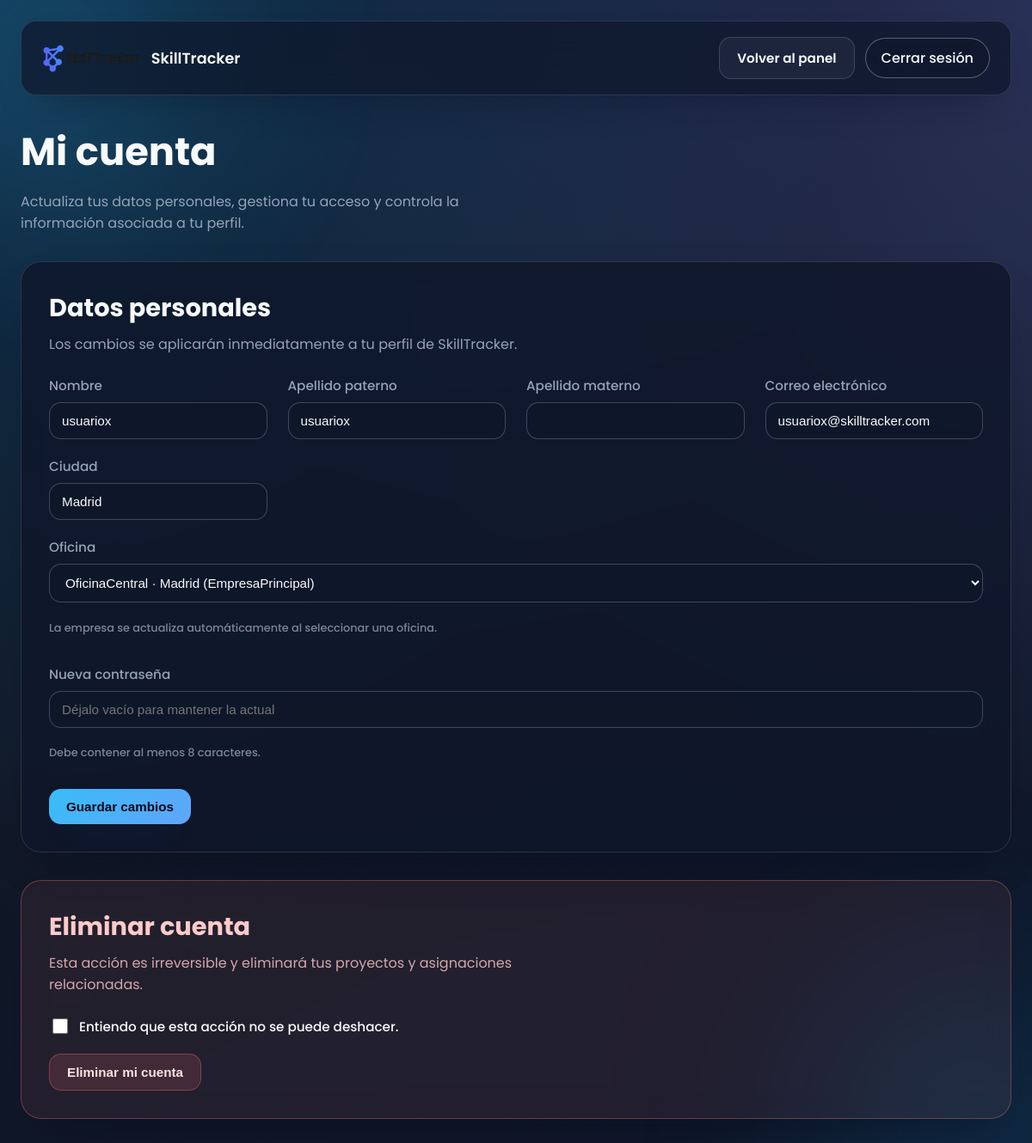
The page /cuenta.php (signed in) on the database its author committed.
### tables this page shows
CREATE TABLE usuarios (
  id INT AUTO_INCREMENT PRIMARY KEY,
  nombre VARCHAR(100),
  apellido_paterno VARCHAR(100),
  apellido_materno VARCHAR(100),
  email VARCHAR(255) NOT NULL UNIQUE,
  password_hash VARCHAR(255) NOT NULL,
  oficina_id INT,
  empresa_id INT,
  ciudad VARCHAR(255),
  es_admin BOOLEAN NOT NULL DEFAULT 0,
  FOREIGN KEY (oficina_id) REFERENCES oficinas(id) ON DELETE RESTRICT ON UPDATE CASCADE,
  FOREIGN KEY (empresa_id) REFERENCES empresas(id) ON DELETE RESTRICT ON UPDATE CASCADE
);

CREATE TABLE oficinas (
  id INT AUTO_INCREMENT PRIMARY KEY,
  nombre VARCHAR(255) NOT NULL,
  empresa_id INT NOT NULL,
  ciudad VARCHAR(255) NOT NULL,
  UNIQUE(nombre, ciudad),
  FOREIGN KEY (empresa_id) REFERENCES empresas(id) ON DELETE RESTRICT ON UPDATE CASCADE
);

CREATE TABLE empresas (
  id INT AUTO_INCREMENT PRIMARY KEY,
  nombre VARCHAR(255) NOT NULL UNIQUE,
  grupo_id INT DEFAULT NULL,
  FOREIGN KEY (grupo_id) REFERENCES grupos(id) ON DELETE SET NULL ON UPDATE CASCADE
);

### Web/cuenta.php (the view, shortened to what this page needs)
<?php
require_once 'db.php';
$idUsuario = $_SESSION['usuario_id'];
$stmt = $pdo->prepare('SELECT u.id, u.nombre, u.apellido_paterno, u.apellido_materno, u.email, u.ciudad, u.oficina_id, u.empresa_id, u.es_admin, e.nombre AS empresa_nombre, o.nombre AS oficina_nombre, o.ciudad AS oficina_ciudad FROM usuarios u LEFT JOIN empresas e ON u.empresa_id = e.id LEFT JOIN oficinas o ON u.oficina_id = o.id WHERE u.id = ?');
$stmt->execute([$idUsuario]);
$usuario = $stmt->fetch(PDO::FETCH_ASSOC);
$oficinasStmt = $pdo->query('SELECT o.id, o.nombre, o.ciudad, e.nombre AS empresa_nombre FROM oficinas o JOIN empresas e ON o.empresa_id = e.id ORDER BY e.nombre, o.nombre');
$oficinas = $oficinasStmt->fetchAll(PDO::FETCH_ASSOC);
?>
<!DOCTYPE html>
<html lang="es">
<head>
  <link rel="stylesheet" href="/css/dashboard.css">
</head>
<body class="dashboard-body">
  <div class="top-bar">
    <div class="top-bar-brand">
      <img src="/images/SkillTrackerLogo.png" alt="Logo SkillTracker">
      <span>SkillTracker</span>
    </div>
    <div class="top-bar-actions">
      <a href="dashboard.php" class="ghost-button">Volver al panel</a>
      <a href="logout.php" class="logout-button">Cerrar sesión</a>
    </div>
  </div>
  <main class="main-content">
    <header class="page-header">
      <h1>Mi cuenta</h1>
      <p>Actualiza tus datos personales, gestiona tu acceso y controla la información asociada a tu perfil.</p>
    </header>
    <section class="panel-section">
      <div class="card form-card">
        <div class="section-heading">
          <h2>Datos personales</h2>
          <p>Los cambios se aplicarán inmediatamente a tu perfil de SkillTracker.</p>
        </div>
        <form method="POST" class="form-grid">
          <div class="form-field">
            <label for="nombre">Nombre</label>
            <input type="text" id="nombre" name="nombre" value="<?= htmlspecialchars($usuario['nombre']) ?>" required>
          </div>
          <div class="form-field">
            <label for="apellido_paterno">Apellido paterno</label>
            <input type="text" id="apellido_paterno" name="apellido_paterno" value="<?= htmlspecialchars($usuario['apellido_paterno']) ?>" required>
          </div>
          <div class="form-field">
            <label for="apellido_materno">Apellido materno</label>
            <input type="text" id="apellido_materno" name="apellido_materno" value="<?= htmlspecialchars($usuario['apellido_materno']) ?>">
          </div>
          <div class="form-field">
            <label for="email">Correo electrónico</label>
            <input type="email" id="email" name="email" value="<?= htmlspecialchars($usuario['email']) ?>" required>
          </div>
          <div class="form-field">
            <label for="ciudad">Ciudad</label>
            <input type="text" id="ciudad" name="ciudad" value="<?= htmlspecialchars($usuario['ciudad']) ?>" required>
          </div>
          <div class="form-field full-width">
            <label for="oficina_id">Oficina</label>
            <select id="oficina_id" name="oficina_id" required>
              <?php foreach ($oficinas as $oficina): ?>
                <option value="<?= $oficina['id'] ?>" <?= (int)$usuario['oficina_id'] === (int)$oficina['id'] ? 'selected' : '' ?>>
                  <?= htmlspecialchars($oficina['nombre'] . ' · ' . $oficina['ciudad'] . ' (' . $oficina['empresa_nombre'] . ')') ?>
                </option>
              <?php endforeach; ?>
            </select>
            <p class="field-hint">La empresa se actualiza automáticamente al seleccionar una oficina.</p>
          </div>
          <div class="form-field full-width">
            <label for="password">Nueva contraseña</label>
            <input type="password" id="password" name="password" placeholder="Déjalo vacío para mantener la actual">
            <p class="field-hint">Debe contener al menos 8 caracteres.</p>
          </div>
          <div class="form-actions">
            <button type="submit" class="primary-button">Guardar cambios</button>
          </div>
        </form>
      </div>
    </section>
    <section class="panel-section">
      <div class="card danger-zone">
        <div class="section-heading">
          <h2>Eliminar cuenta</h2>
          <p>Esta acción es irreversible y eliminará tus proyectos y asignaciones relacionadas.</p>
        </div>
        <form method="POST" class="form-grid">
          <div class="form-field full-width">
            <label class="checkbox-inline">
              <input type="checkbox" name="confirm_delete" value="1" required>
              Entiendo que esta acción no se puede deshacer.
            </label>
          </div>
          <div class="form-actions">
            <button type="submit" class="danger-button">Eliminar mi cuenta</button>
          </div>
        </form>
      </div>
    </section>
  </main>
</body>
</html>

### rows shown on the page
usuarios: nombre "usuariox", apellido_paterno "usuariox", email "usuariox@skilltracker.com", ciudad "Madrid", oficina_id "OficinaCentral · Madrid (EmpresaPrincipal)"
